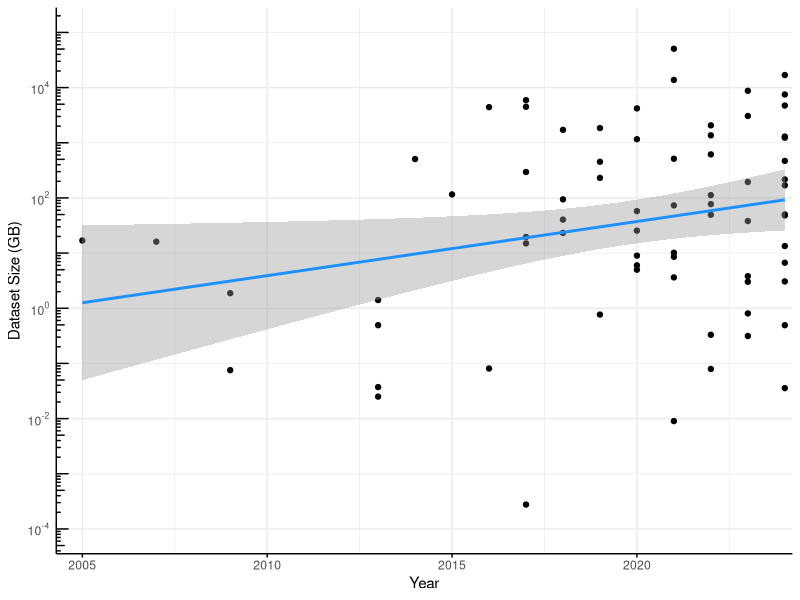
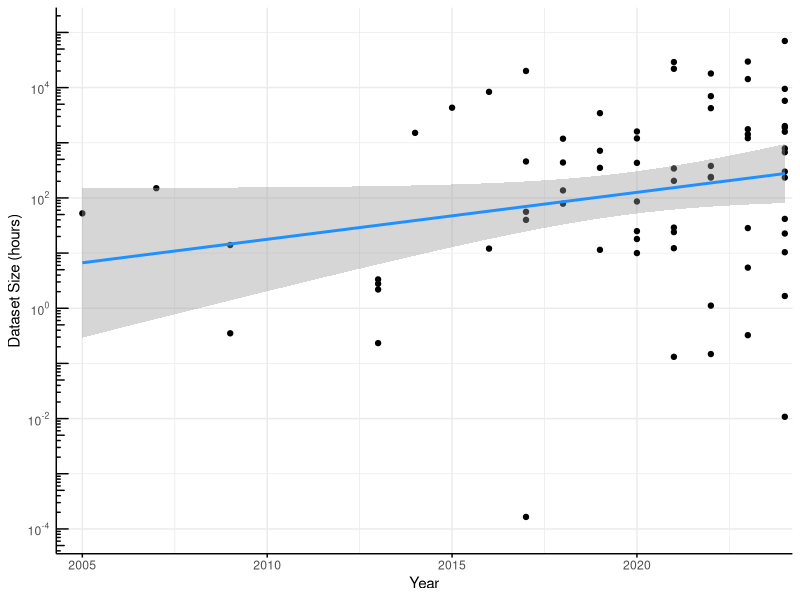
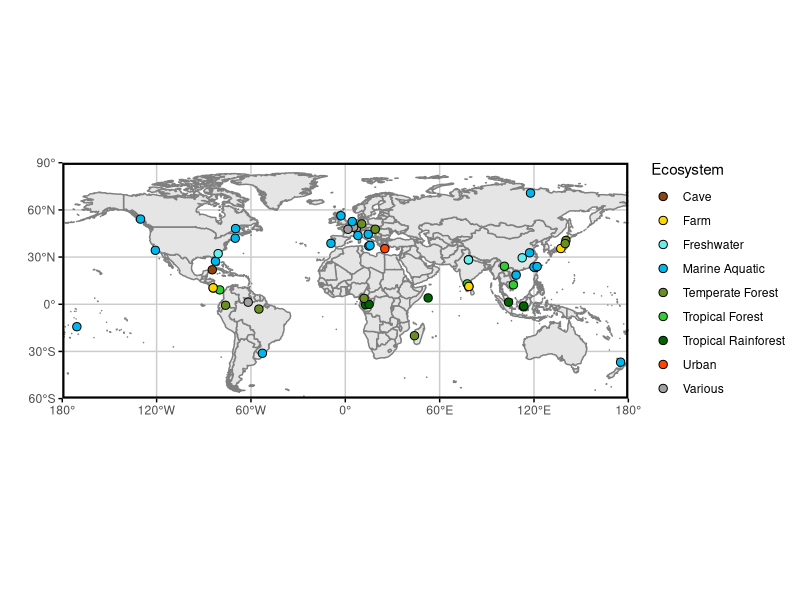
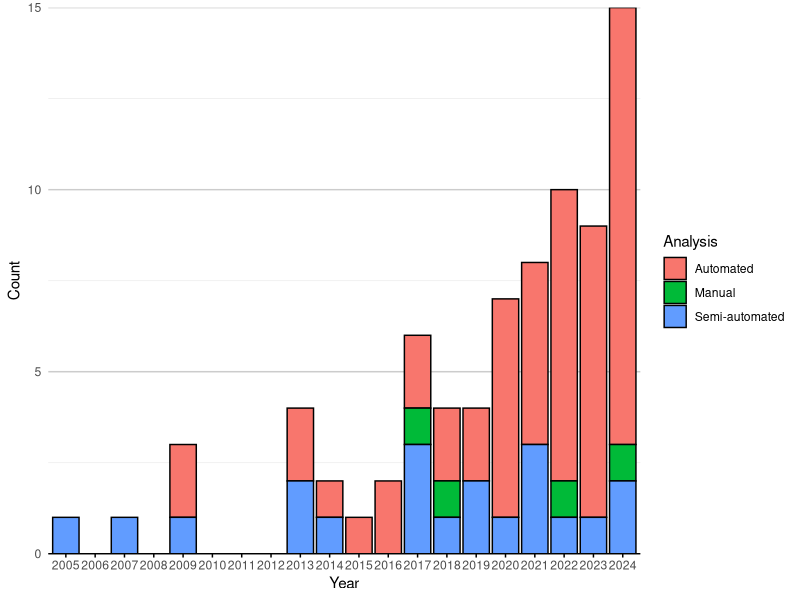
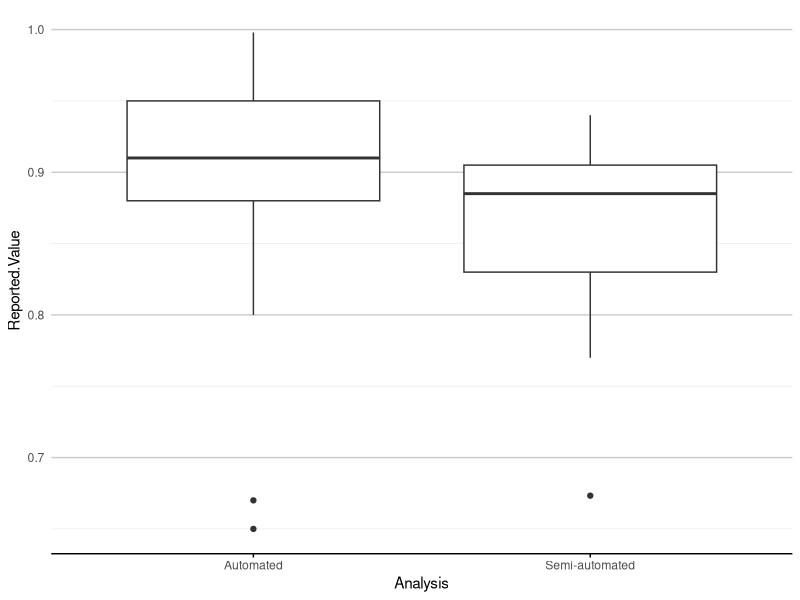
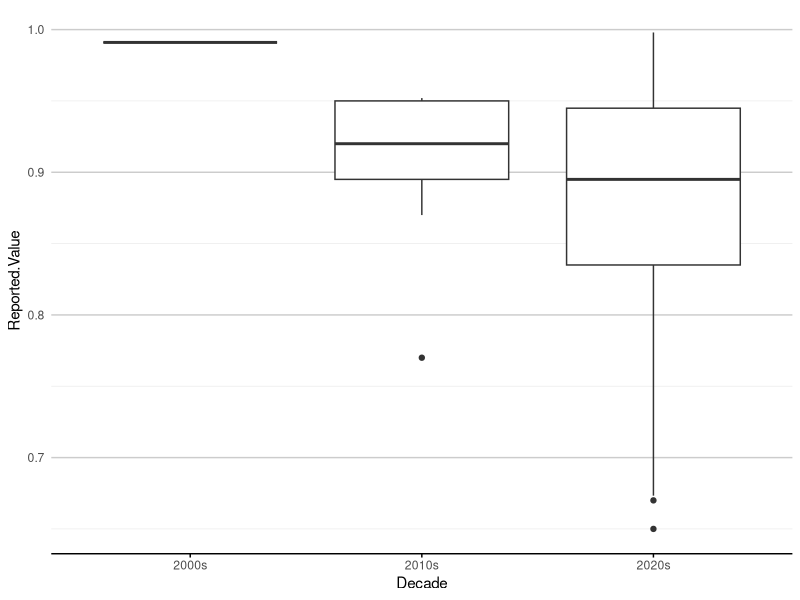
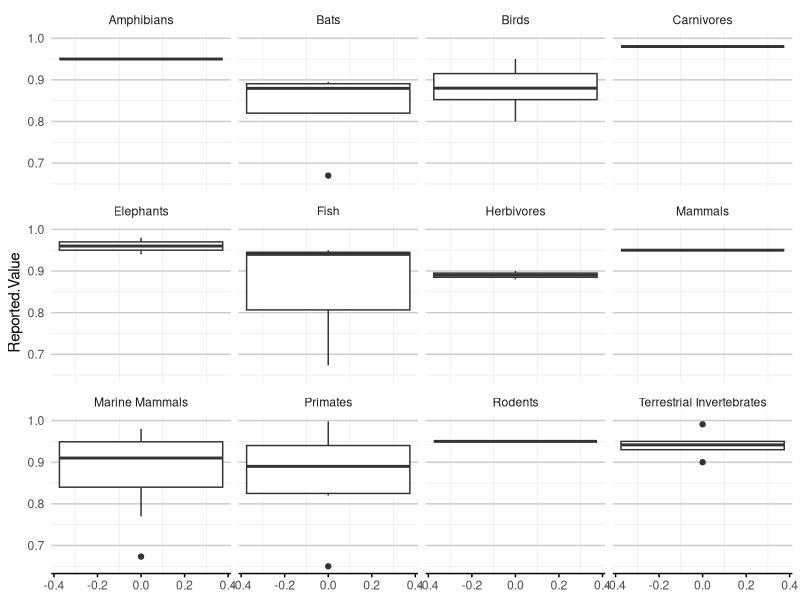
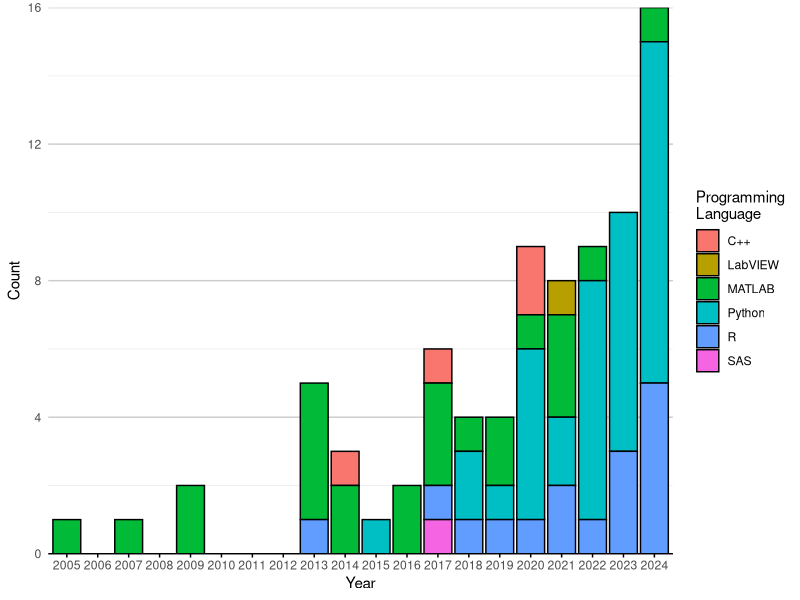

R code for these plots, in order:
## ---- chunk 1
library(ggplot2)
library(maps)
library(dplyr)
## ---- chunk 2
df <- read.csv("tagged_literature.csv")
#df$Year <- as.factor(df$Year)

log10_minor_break = function (...){
  function(x) {
    minx         = floor(min(log10(x), na.rm=T))-1;
    maxx         = ceiling(max(log10(x), na.rm=T))+1;
    n_major      = maxx-minx+1;
    major_breaks = seq(minx, maxx, by=1)
    minor_breaks = 
      rep(log10(seq(1, 9, by=4)), times = n_major)+
      rep(major_breaks, each = 9)
    return(10^(minor_breaks))
  }
}

log_breaks = function(maj, radix=10) {
  function(x) {
    minx         = floor(min(logb(x,radix), na.rm=T)) - 1
    maxx         = ceiling(max(logb(x,radix), na.rm=T)) + 1
    n_major      = maxx - minx + 1
    major_breaks = seq(minx, maxx, by=1)
    if (maj) {
      breaks = major_breaks
    } else {
      steps = logb(1:(radix-1),radix)
      breaks = rep(steps, times=n_major) +
               rep(major_breaks, each=radix-1)
    }
    radix^breaks
  }
}
scale_x_log_eng = function(..., radix=10) {
  scale_x_continuous(...,
                     trans=scales::log_trans(radix),
                     breaks=scales::log_breaks(TRUE, radix),
                     minor_breaks=scales::log_breaks(FALSE, radix))
}
scale_y_log_eng = function(..., radix=10) {
  scale_y_continuous(...,
                     trans=scales::log_trans(radix),
                     breaks=scales::log_breaks(TRUE, radix),
                     minor_breaks=scales::log_breaks(FALSE, radix))
}

p <- df |>
  tidyr::drop_na(Dataset.GB) |> 
  #filter(Year >= 2008) |>
  ggplot(aes(Year, Dataset.GB)) + 
  geom_point() + 
  scale_y_log10(
    limits = c(1e-4, 1e5),
    breaks = scales::trans_breaks("log10", function(x) 10^x),
    labels = scales::trans_format("log10", scales::math_format(10^.x))
  ) +
  annotation_logticks(side="l")+
  geom_smooth(method="lm", color = "dodgerblue") +
  scale_x_continuous(limits=c(2004.5, 2024), expand = c(0.01,0.01)) +
  labs(y="Dataset Size (GB)") +
  theme_minimal() +
  theme(axis.line = element_line(),
        axis.ticks.x = element_line())
p
ggsave("images/data_trend.png", p, width = 110, height = 110, units = "mm")

p <- df |>
  tidyr::drop_na(Dataset.Hours) |> 
  #filter(Year >= 2008) |>
  ggplot(aes(Year, Dataset.Hours)) + 
  geom_point() + 
  scale_y_log10(
    limits = c(1e-4, 1e5),
    breaks = scales::trans_breaks("log10", function(x) 10^x),
    labels = scales::trans_format("log10", scales::math_format(10^.x))
  ) +
  annotation_logticks(side="l")+
  geom_smooth(method="lm", color = "dodgerblue") +
  scale_x_continuous(limits=c(2004.5, 2024), expand = c(0.01,0.01)) +
  labs(y="Dataset Size (hours)") +
  theme_minimal() +
  theme(axis.line = element_line(),
        axis.ticks.x = element_line())
p
ggsave("images/hours_trend.png", p, width = 110, height = 110, units = "mm")
## ---- chunk 3
# Sample data
#coords <- c("-0.356251N,12.940863E;-0.078775N,15.127076E", "-0.078775N,15.1270777E")

# Function to convert coordinates to numeric values
convert_to_numeric <- function(coord_string) {
  # Split the string by comma
  parts <- strsplit(coord_string, ",")[[1]]
  #remove leading or trailing space
  
  # Extract latitude and longitude, handle direction
  lat <- as.numeric(gsub("[A-Z]", "", parts[1]))
  lon <- as.numeric(gsub("[A-Z]", "", parts[2]))
  
  # Check direction for latitude
  if (grepl("S", parts[1])) {
    lat <- -lat
  }
  
  # Check direction for longitude
  if (grepl("W", parts[2])) {
    lon <- -lon
  }
  
  return(paste0(c(lat, lon), collapse = ","))
}

Latlong_df <- df |>
  select(Latlong, Ecosystem) |>
  mutate(Latlong = strsplit(Latlong, ";")) |>
  tidyr::unnest(Latlong) |>
  mutate(Ecosystem = strsplit(Ecosystem, ", ")) |>
  tidyr::unnest(Ecosystem) |>
  mutate(Latlong = sapply(Latlong, convert_to_numeric),
         lat = sapply(strsplit(Latlong, ","), function(x) as.numeric(x[1])),
         long = sapply(strsplit(Latlong, ","), function(x) as.numeric(x[2]))
)

# Create the world map
world <- map_data("world")

ecosystem_colors <- c(
  "Tropical Forest" = "#32CD32",
  "Marine Aquatic" = "#00B7EB",
  "Various" = "#a0a0a0",
  "Tropical Rainforest" = "#006400",
  "Freshwater" = "#66EEEB",
  "Temperate Forest" = "#6B8E23",
  "Farm" = "#FFD700",
  "Cave" = "#8B4513",
  "Urban" = "#FF4500"
)

# Plotting
p <- ggplot() +
  # Add world map with light grey fill and dark grey borders
  geom_polygon(data = world, aes(x = long, y = lat, group = group), 
               fill = "grey90", color = "grey50") +
  # Add jittered points for different tags
  geom_jitter(data = Latlong_df, aes(x = long, y = lat, fill = Ecosystem), colour="black", size = 2.5, shape=21) +
  # Set coordinate system to map projection
  coord_fixed(ratio = 1, xlim = c(-180, 180), ylim = c(-60, 90), expand = FALSE) +
  # Custom breaks and labels for x (longitude) and y (latitude)
  scale_x_continuous(breaks = seq(-180, 180, by = 60),
                     labels = c("180°", "120°W", "60°W", "0°", "60°E", "120°E", "180°")) +
  scale_y_continuous(breaks = seq(-90, 90, by = 30),
                     labels = c("90°", "60°S", "30°S", "0°", "30°N", "60°N", "90°")) +
  scale_fill_manual(values = ecosystem_colors) +
  # Theme settings
  labs(x="",y="")+
  theme_minimal() +
  theme(
    axis.ticks = element_line(),
    panel.grid.major = element_line(color = "grey80"),    # Light grey grid lines
    panel.grid.minor = element_blank(),                   # No minor grid lines
    panel.border = element_rect(color = "black", fill = NA, linewidth=1.5),  # Black panel border
    axis.text.x = element_text(angle = 0, hjust = 0.5),   # Horizontal x-axis text
    legend.position = "right"                             # Legend on right
  )
p
ggsave("images/ecosystem_map.png", p, width = 240, height = 90, units = "mm")
## ---- chunk 4
bar_theme_x <- theme(panel.grid.major.x = element_blank(),
                   panel.grid.major.y = element_line(colour = "grey80"),
                   axis.line.x = element_line(colour="black"),
                   axis.ticks.x=element_line())
bar_theme_y <- theme(panel.grid.major.y = element_blank(),
                   panel.grid.major.x = element_line(colour = "grey80"),
                   axis.line.y = element_line(colour="black"),
                   axis.ticks.y=element_line())

include_missing_zero <- function(df, col){
  missing_years <- 2005:2024  # This creates c(2025, 2024)

  new_rows <- expand.grid(
    Year  = missing_years,  
    a     = df |> pull({{col}}) |> unique(), 
    Count = 0
  )
  
  colnames(new_rows)[2] <- col

  df <- df |>
    bind_rows(new_rows) |>
    distinct() 
  return(df)
}

keep_gt1 <- function(df, col){
  total_counts <- df |>
    group_by(.data[[col]]) |>
    summarise(Total_Count = n(), .groups = 'drop') |>
    na.omit()

  methods_to_keep <- total_counts |>
    filter(Total_Count > 1) |>
    pull({{ col }})
    
  df[,col] <- ifelse(df[[col]] %in% methods_to_keep, df[[col]], "Other Methods")
  return(df)
}

barplot_counts <- function(df, col, col_title=col, prop=FALSE, year=TRUE, decade=FALSE, bar_col="dodgerblue"){
  if(decade){
    df <- df |>
      mutate(Year = case_when(
        Year >= 2000 & Year < 2010 ~ "2000s",
        Year >= 2010 & Year < 2020 ~ "2010s",
        Year >= 2020 & Year < 2030 ~ "2020s",
        TRUE ~ NA_character_  # Handle years outside these ranges
      ))
  }
  count_data <- df |>
    group_by(Year, .data[[col]], .drop=FALSE) |>
    summarise(Count = n(), .groups = 'drop') |>
    na.omit()
  
  total_count_per_year <- count_data |>
    group_by(Year, .drop=FALSE) |>
    summarise(Total = sum(Count), .groups = 'drop')
  
  count_data <- left_join(count_data, total_count_per_year, by = "Year") |>
    mutate(Percentage = (Count / Total) * 100) |>
    arrange(Year, .data[[col]])
  
  if(!decade){
    count_data <- count_data |>
    include_missing_zero(col)
  }
  
  if(!year){
    df <- df[df[,col] != "Other Methods",]
    p <- df |>
      ggplot(aes(y = reorder(.data[[col]], .data[[col]], FUN = length, decreasing = FALSE))) +
      geom_bar(stat = "count", fill = bar_col) +  # Fill bars with dodgerblue
      labs(x = "Count", y = col_title) +
      scale_x_continuous(expand = c(0,0))
  } else {
    if(prop){
      p <- count_data |> 
        ggplot(aes(x = factor(Year), y = Percentage, fill = .data[[col]], label=Count)) +
        geom_bar(stat = "identity", colour=ifelse(count_data$Count > 0, "black", NA)) +
        geom_label(
          aes(group = .data[[col]]),
          size = 3,
          position = position_stack(vjust = 0.5), 
          fill = "white",                # Optional: black background for contrast
          hjust = ifelse((count_data$Count <= 3) & count_data[[col]] %in% c("Log Magnitude", "Mel", "Data Augmentation", "Downsampling"), (1:nrow(count_data) - 1) %% 2, 0.5)
        ) +
        labs(x = ifelse(decade, "Decade", "Year"), y = "Percentage", fill = col_title) +
        scale_y_continuous(limits=c(0,102), expand=c(0,0)) #+ 
        #guides(fill = guide_legend(override.aes = list(colour = NA)))
    } else {
      p <- count_data |> 
        ggplot(aes(x = factor(Year), y = Count, fill = .data[[col]])) +
        geom_bar(stat = "identity", colour=ifelse(count_data$Count > 0, "black", NA)) +
        labs(x = ifelse(decade, "Decade", "Year"), y = "Count", fill = col_title) +
        scale_y_continuous(expand=c(0,0))
    }
  }
  p <- p + 
    #scale_fill_viridis_d()+
    theme_minimal() +
    guides(fill = guide_legend(override.aes = list(colour = "black")))+
    bar_theme_x
  return(p)
}
## ---- chunk 5
# Convert 'NA' to R's NA
df$Analysis[df$Analysis == "NA"] <- NA

p <- barplot_counts(df, "Analysis")
p
ggsave("images/analysis_year.png", p, width = 240, height = 100, units = "mm")
## ---- chunk 6
p <- df |>
  filter((Reported.Value != "") & (!is.na(Reported.Value))) |>
  mutate(Reported.Value = as.numeric(Reported.Value)) |>
  tidyr::drop_na(Reported.Value) |>
  ggplot(aes(x = Analysis, y = Reported.Value)) +
  geom_boxplot() +
  theme_minimal() +
  bar_theme_x
p
ggsave("images/analysis_reportedvalue.png", p, width = 240, height = 100, units = "mm")
## ---- chunk 7
p <- df |>
  filter((Reported.Value != "") & (!is.na(Reported.Value))) |>
  mutate(Reported.Value = as.numeric(Reported.Value)) |>
  tidyr::drop_na(Reported.Value) |>
  mutate(Decade = case_when(
    Year >= 2000 & Year < 2010 ~ "2000s",
    Year >= 2010 & Year < 2020 ~ "2010s",
    Year >= 2020 & Year < 2030 ~ "2020s",
    TRUE ~ NA_character_  # Handle years outside these ranges
  )) |>
  ggplot(aes(x = Decade, y = Reported.Value)) +
  geom_boxplot() +
  theme_minimal() +
  bar_theme_x
p
ggsave("images/decade_reportedvalue.png", p, width = 240, height = 100, units = "mm")
## ---- chunk 8
p <- df |>
  filter((Reported.Value != "") & (!is.na(Reported.Value))) |>
  mutate(Reported.Value = as.numeric(Reported.Value)) |>
  tidyr::drop_na(Reported.Value) |>
  mutate(Taxa = strsplit(as.character(Taxa), ", ")) |>
  tidyr::unnest(Taxa) |>
  ggplot(aes(y = Reported.Value)) +
  geom_boxplot() +
  theme_minimal() +
  bar_theme_x +
  facet_wrap(~Taxa)
p
ggsave("images/taxa_reportedvalue.png", p, width = 240, height = 100, units = "mm")
## ---- chunk 9
# Convert 'NA' to R's NA
df$Programming.Language[df$Programming.Language == "NA"] <- NA

# Split languages where there are multiple
df_lang <- df |>
  mutate(ProgLanguage = strsplit(as.character(Programming.Language), ", ")) |>
  tidyr::unnest(ProgLanguage)

p <- barplot_counts(df_lang, "ProgLanguage", "Programming\nLanguage")
p
ggsave("images/programminglanguage_year.png", p, width = 240, height = 100, units = "mm")
## ---- chunk 10
df_taxa <- df |>
  mutate(Taxa = strsplit(as.character(Taxa), ", ")) |>
  tidyr::unnest(Taxa)

p <- barplot_counts(df_taxa, "Taxa")
p
ggsave("images/taxa_year.png", p, width = 240, height = 100, units = "mm")
## ---- chunk 11
df_analysis <- df |>
  mutate(Analysis.Methods = strsplit(as.character(Analysis.Methods), ", ")) |>
  tidyr::unnest(Analysis.Methods)

df_analysis <- keep_gt1(df_analysis, "Analysis.Methods")
  #filter(Analysis.Methods %in% methods_to_keep)
p <- barplot_counts(df_analysis, "Analysis.Methods")
p
ggsave("images/analysismethods_year.png", p, width = 240, height = 100, units = "mm")
p <- barplot_counts(df_analysis, "Analysis.Methods", year=FALSE)
p
ggsave("images/analysismethods_total.png", p, width = 240, height = 100, units = "mm")
## ---- chunk 12
df_tools <- df |>
  mutate(Automation.Tools = strsplit(as.character(Automation.Tools), ", ")) |>
  tidyr::unnest(Automation.Tools)

df_tools <- keep_gt1(df_tools, "Automation.Tools")

#filter(Analysis.Methods %in% methods_to_keep)
p <- barplot_counts(df_tools, "Automation.Tools", "Automation Tools")
p
ggsave("images/automationtools_year.png", p, width = 240, height = 120, units = "mm")
p <- barplot_counts(df_tools, "Automation.Tools", "Automation Tools", year = FALSE, bar_col="darkmagenta")
p
ggsave("images/automationtools_total.png", p, width = 240, height = 120, units = "mm")
## ---- chunk 13
df_code_available <- df |>
  mutate(Code.Availability = strsplit(as.character(Code.Availability), ", ")) |>
  tidyr::unnest(Code.Availability)

p <- barplot_counts(df_code_available, "Code.Availability", "Code\nAvailability")
p
ggsave("images/codeavailable_year.png", p, width = 240, height = 100, units = "mm")
## ---- chunk 14
df_data_available <- df |>
  mutate(Data.Availability = strsplit(as.character(Data.Availability), ", ")) |>
  tidyr::unnest(Data.Availability)

p <- barplot_counts(df_data_available, "Data.Availability", "Data\nAvailability")
p
ggsave("images/dataavailable_year.png", p, width = 240, height = 100, units = "mm")
## ---- chunk 15
#df <- read.csv("tagged_literature.csv")
#df |>
#  mutate(Automation.Tools = strsplit(as.character(Automation.Tools), ", ")) |>
#  tidyr::unnest(Automation.Tools) |>
#  pull(Automation.Tools) |> sort() |> unique()
## ---- chunk 16
#df <- read.csv("tagged_literature.csv")
#df |>
#  mutate(Analysis.Methods = strsplit(as.character(Analysis.Methods), ", ")) |>
#  tidyr::unnest(Analysis.Methods) |>
#  pull(Analysis.Methods) |> sort() |> unique()
## ---- chunk 17
df_eval <- df |>
  mutate(Evaluation.Method = strsplit(as.character(Evaluation.Method), ", ")) |>
  tidyr::unnest(Evaluation.Method)

df_eval <- keep_gt1(df_eval, "Evaluation.Method")
  #filter(Analysis.Methods %in% methods_to_keep)
p <- barplot_counts(df_eval, "Evaluation.Method", "Evaluation Method")
p
ggsave("images/evaluationmethod_year.png", p, width = 240, height = 100, units = "mm")
## ---- chunk 18
#df <- read.csv("tagged_literature.csv")
#df |>
#  mutate(Preprocessing = strsplit(as.character(Preprocessing), ", ")) |>
#  tidyr::unnest(Preprocessing) |>
#  pull(Preprocessing) |> sort() |> unique()
## ---- chunk 19
df_pre <- df |>
  mutate(Preprocessing = strsplit(as.character(Preprocessing), ", ")) |>
  tidyr::unnest(Preprocessing)

df_pre <- keep_gt1(df_pre, "Preprocessing")
p <- barplot_counts(df_pre, "Preprocessing")
p
ggsave("images/preprocessing_year.png", p, width = 240, height = 100, units = "mm")
p <- barplot_counts(df_pre, "Preprocessing", prop=TRUE)
p
ggsave("images/preprocessing_prop_year.png", p, width = 240, height = 100, units = "mm")
p <- barplot_counts(df_pre, "Preprocessing", prop=TRUE, decade=TRUE)
p
ggsave("images/preprocessing_prop_decade.png", p, width = 200, height = 80, units = "mm")
## ---- chunk 20
count_data <- df_lang |>
    group_by(Year, ProgLanguage, .drop=FALSE) |>
    summarise(Count = n(), .groups = 'drop') |>
    na.omit()
  
total_count_per_year <- count_data |>
  group_by(Year, .drop=FALSE) |>
  summarise(Total = sum(Count), .groups = 'drop')

count_data <- left_join(count_data, total_count_per_year, by = "Year") |>
  mutate(Percentage = (Count / Total) * 100) |>
  include_missing_zero('ProgLanguage')

count_data |> 
  ggplot(aes(x = factor(Year), y = Count, fill = ProgLanguage)) +
  geom_bar(stat = "identity", colour=ifelse(count_data$Count > 0, "black", NA)) +
  labs(x = "Year", y = "Count", fill = 'Language') +
  scale_y_continuous(expand=c(0,0))+
  theme_minimal() +
  guides(fill = guide_legend(override.aes = list(colour = "black")))+
  theme(panel.grid.major.x = element_blank(),
        panel.grid.major.y = element_line(colour = "grey80"),
        axis.line.x = element_line(colour="black"),
        #panel.grid = element_line(colour="lightgrey"),
        axis.ticks.x=element_line())
## ---- chunk 21
df_tools <- df |>
  mutate(Automation.Tools = strsplit(as.character(Automation.Tools), ", ")) |>
  tidyr::unnest(Automation.Tools) |>
  mutate(Taxa = strsplit(as.character(Taxa), ", ")) |>
  tidyr::unnest(Taxa)

df_tools <- keep_gt1(df_tools, "Automation.Tools")
p <- df_tools |>
  filter(Automation.Tools != "Other Methods") |>
      ggplot(aes(y = reorder(Automation.Tools, Automation.Tools, FUN = length, decreasing = FALSE), fill = Taxa)) +
      geom_bar(stat = "count", colour="black") +  # Fill bars with dodgerblue
      labs(x = "Count", y = "Automation Tools") +
      scale_x_continuous(expand = c(0,0)) +
  theme_minimal() +
  bar_theme_y
p
ggsave("images/automationtools_taxa.png", p, width = 240, height = 120, units = "mm")
## ---- chunk 22
df_analysis <- df |>
  mutate(Analysis.Methods = strsplit(as.character(Analysis.Methods), ", ")) |>
  tidyr::unnest(Analysis.Methods) |>
  mutate(Taxa = strsplit(as.character(Taxa), ", ")) |>
  tidyr::unnest(Taxa)

df_analysis <- keep_gt1(df_analysis, "Analysis.Methods")
p <- df_analysis |>
  filter(Analysis.Methods != "Other Methods") |>
      ggplot(aes(y = reorder(Analysis.Methods, Analysis.Methods, FUN = length, decreasing = FALSE), fill = Taxa)) +
      geom_bar(stat = "count", colour="black") +  # Fill bars with dodgerblue
      labs(x = "Count", y = "Analysis Methods") +
      scale_x_continuous(expand = c(0,0)) +
  theme_minimal() +
  bar_theme_y
p
ggsave("images/analysismethods_taxa.png", p, width = 240, height = 120, units = "mm")
## ---- chunk 23
df <- read.csv("tagged_literature.csv")
df_analysis <- df |>
  # Unnest Analysis.Methods
  mutate(Analysis.Methods = strsplit(as.character(Analysis.Methods), ", ")) |>
  tidyr::unnest(Analysis.Methods) |>
  keep_gt1("Analysis.Methods") |>
  #filter(Analysis.Methods != "Other Methods") |>
  # Unnest Automation.Tools (assuming it exists in df)
  mutate(Automation.Tools = strsplit(as.character(Automation.Tools), ", ")) |>
  tidyr::unnest(Automation.Tools) |>
  keep_gt1("Automation.Tools") |>
  #filter(Automation.Tools != "Other Methods") |>
  # Unnest Taxa
  mutate(Taxa = strsplit(as.character(Taxa), ", ")) |>
  tidyr::unnest(Taxa) |>
  # Pivot to long format for faceting
  tidyr::pivot_longer(
    cols = c("Analysis.Methods", "Automation.Tools"),
    names_to = "Category",
    values_to = "Method.Tool"
  ) |>
  mutate(Category = stringr::str_replace(Category, "\\.", " "))
  # Filter out "Other Methods" equivalent

# Plot with facet_grid
p <- df_analysis |>
  ggplot(aes(y = reorder(Method.Tool, Method.Tool, FUN = length, decreasing = FALSE), fill = Taxa)) +
  geom_bar(stat = "count", colour = "black") +
  labs(x = "Count", y = NULL) +  # Remove y-axis label since facets will label it
  scale_x_continuous(expand = c(0, 0)) +
  facet_wrap(~Category, scales = "free_y", ncol = 2) +  # Facet by Category
  theme_minimal() +
  bar_theme_y  # Assuming this is a custom theme defined elsewhere

# Display and save
p
ggsave("images/analysismethods_automation_taxa.png", p, width = 300, height = 130, units = "mm")
#df_analysis |> filter(Category == "Analysis.Methods") |> pull(Method.Tool) |> unique() |> sort()
## ---- chunk 24
#x axis-year, y-axcis, manual.automatic.semiautomatic

# Assuming your dataframe is called 'df'
# First, preprocess the Monitoring.Year column
df_expandyear <- df |>
  filter(!is.na(Monitoring.Year)) |>
  #select(Monitoring.Year) |>
  # Separate comma-separated values into rows
  tidyr::separate_rows(Monitoring.Year, sep = ",") |>
  # Clean up any whitespace
  mutate(Monitoring.Year = trimws(Monitoring.Year)) |>
  # Create a new column that expands hyphenated years
  mutate(Expanded_Years = purrr::map(Monitoring.Year, function(x) {
    if (stringr::str_detect(x, "-")) {
      range <- stringr::str_split(x, "-")[[1]] |> as.numeric()
      return(seq(range[1], range[2]))
    } else {
      return(as.numeric(x))
    }
  })) |>
  # Unnest the list column into individual rows
  tidyr::unnest(Expanded_Years) # Create the boxplot
  
df |>
  ggplot(aes(x=Year, fill=Analysis)) +
  geom_bar(stat="count", colour="black") +
  #ggplot(aes(x = Analysis, y = Expanded_Years)) +
  #geom_boxplot() +
  # Customize the plot
  #make breaks pretty
  scale_y_continuous(expand = c(0,0), breaks = pretty) +
  scale_x_continuous(expand = c(0,0), breaks = pretty) +
  labs(title = "Analysis Type by Year",
       x = "Monitoring Year",
       y = "Count") +
  # Rotate x-axis labels if needed
  theme(panel.grid.major.x = element_blank(),
        panel.grid.major.y = element_line(colour = "grey80"),
        axis.line.x = element_line(colour="black"),
        axis.ticks.x=element_line())+
  # Ensure proper spacing
  theme_minimal() +
  bar_theme_x
## ---- chunk 25
#correlation plot between monitoring year and publication year
ggplot(df_expandyear, aes(x=Expanded_Years, y=Year, colour=Title)) +
  geom_point() +
  geom_smooth(method="lm", color = "dodgerblue") +
  labs(title = "Correlation between Monitoring Year and Publication Year",
       x = "Monitoring Year",
       y = "Publication Year") +
  theme_minimal() + 
  #hide legend
  theme(legend.position="none")
## ---- chunk 26
# install.packages("devtools")
#devtools::install_github("davidsjoberg/ggsankey")
#library(ggsankey)
## ---- chunk 27
# Create data frame with flows between stages
# Create the data frame for ggsankey
